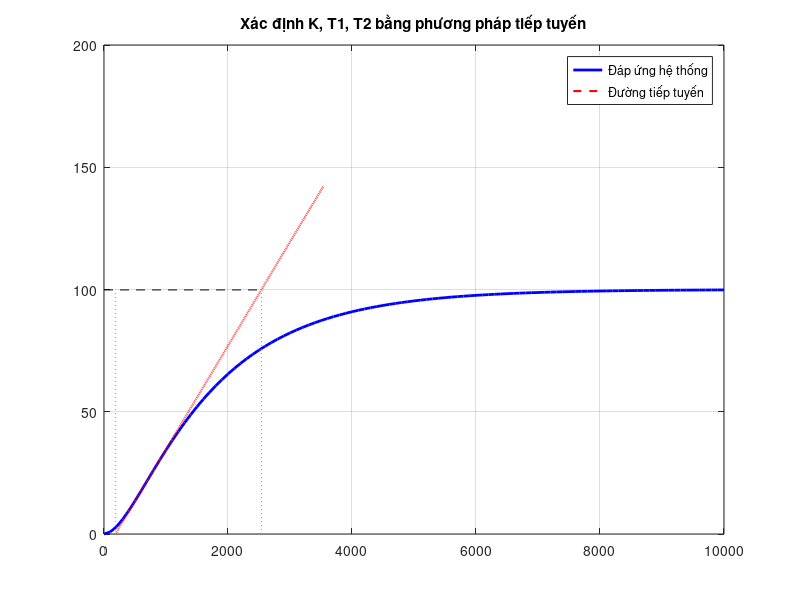

Here is the MATLAB script that generated this plot:
%% 1. Khai báo hệ thống
s = tf('s');
G = 100 / ((364*s + 1) * (1495*s + 1));

%% 2. Lấy dữ liệu đáp ứng bước (Step Response)
[y, t] = step(G, 10000); % Mô phỏng trong 10000 giây
dt = t(2) - t(1);

%% 3. Tìm điểm uốn (Inflection Point)
% Điểm uốn là nơi đạo hàm bậc 1 đạt cực đại (độ dốc lớn nhất)
dy = diff(y) ./ diff(t); % Đạo hàm bậc 1
[max_slope, idx] = max(dy); % Độ dốc lớn nhất (m)

t_inf = t(idx); % Thời gian tại điểm uốn
y_inf = y(idx); % Giá trị đầu ra tại điểm uốn

%% 4. Tính toán K, T1, T2 theo phương pháp tiếp tuyến
% K: Hệ số khuếch đại (Giá trị xác lập cuối cùng)
K = y(end); 

% Phương trình tiếp tuyến tại điểm uốn: y = m*t + b
% => y - y_inf = max_slope * (t - t_inf)
% => y = max_slope * t + (y_inf - max_slope * t_inf)

% T1 (Thời gian trễ): Giao điểm của tiếp tuyến với trục hoành (y = 0)
% 0 = max_slope * T1 + (y_inf - max_slope * t_inf)
T1 = t_inf - (y_inf / max_slope);

% T2 (Hằng số thời gian): Khoảng thời gian từ T1 đến khi tiếp tuyến đạt giá trị K
% K = max_slope * (T1 + T2) + (y_inf - max_slope * t_inf)
% Rút gọn ta được:
T2 = K / max_slope;

%% 5. Hiển thị kết quả
fprintf('--- Kết quả xác định tham số ---\n');
fprintf('Hệ số khuếch đại K = %.2f\n', K);
fprintf('Thời gian trễ T1   = %.2f (s)\n', T1);
fprintf('Hằng số thời gian T2 = %.2f (s)\n', T2);

%% 6. Vẽ đồ thị kiểm tra
figure;
plot(t, y, 'b', 'LineWidth', 2); hold on;
% Vẽ tiếp tuyến
t_tangent = T1 : T1+T2+1000;
y_tangent = max_slope * (t_tangent - T1);
plot(t_tangent, y_tangent, 'r--', 'LineWidth', 1.5);
% Vẽ các đường dóng
line([T1 T1], [0 K], 'Color', 'g', 'LineStyle', ':');
line([T1+T2 T1+T2], [0 K], 'Color', 'g', 'LineStyle', ':');
line([0 T1+T2], [K K], 'Color', 'k', 'LineStyle', '--');
title('Xác định K, T1, T2 bằng phương pháp tiếp tuyến');
legend('Đáp ứng hệ thống', 'Đường tiếp tuyến');
grid on;
